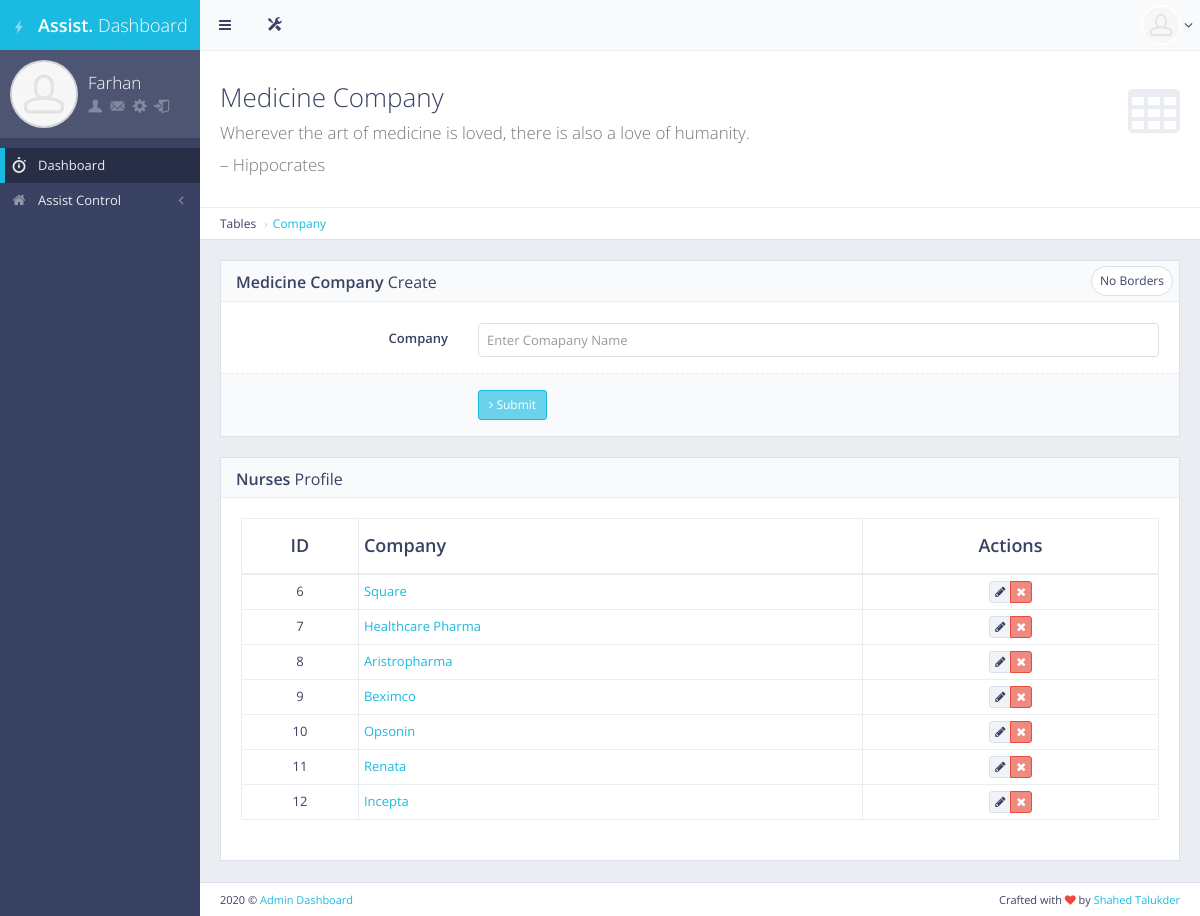
Page /company/ (signed in) on the earlier database version.
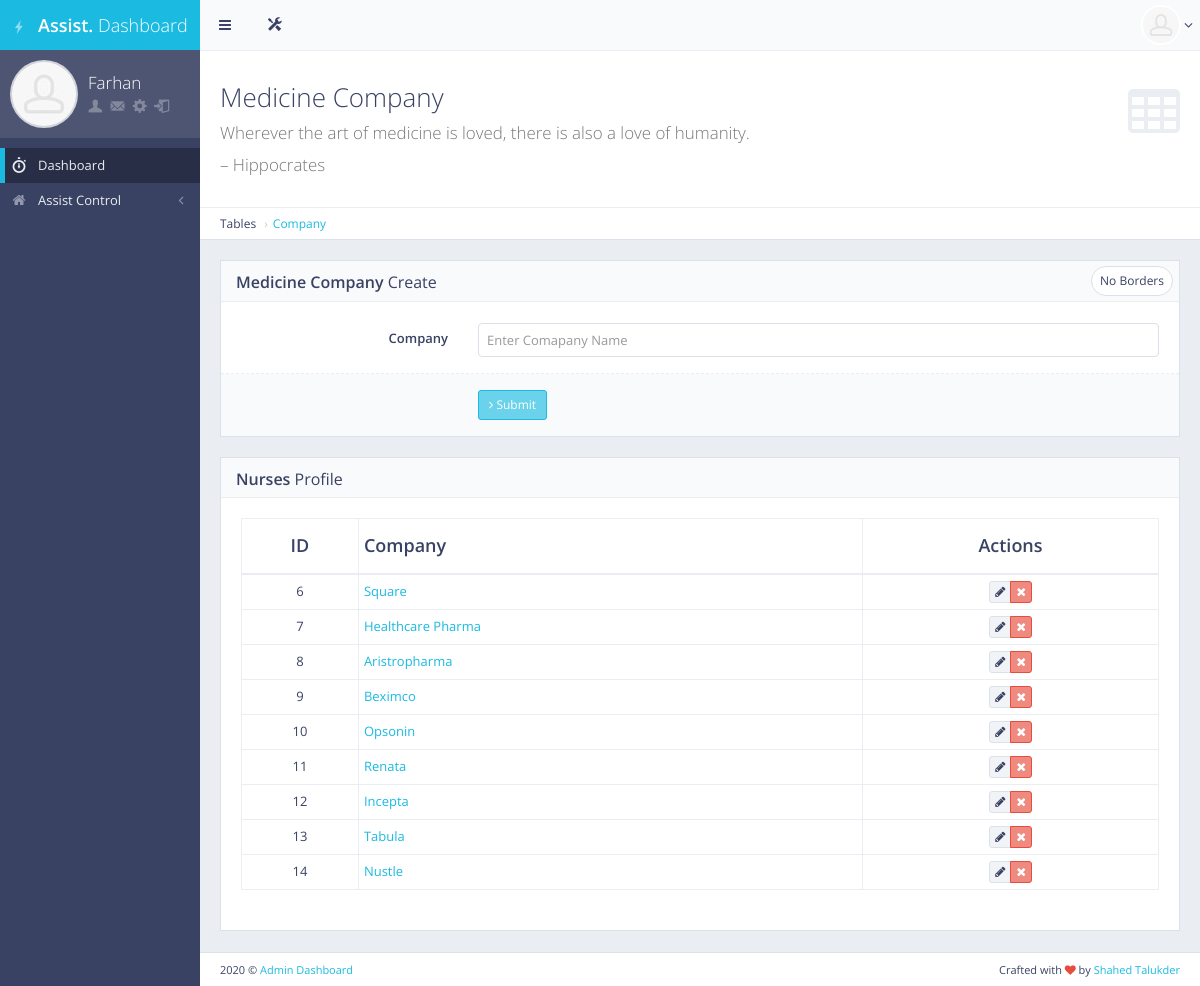
Same page on the later database version.
### main/models.py (models this page shows, shortened)
class MedicineCompany(models.Model):
    company_name = models.CharField(max_length=120,blank=True,null=True)
    class Meta:
        db_table = "medicine_company"

### frontend/views.py (the view)
# urls.py: path('company/', views.medicine_company_add, name="medicine_company_add"),
def medicine_company_add(request):
    if request.user.is_authenticated and request.user.is_assistant:
        cmp = MedicineCompany.objects.all()
        if request.method == 'POST':
            mcpy = MedicineCompany(
                company_name = request.POST.get('companyName')
            )
            mcpy.save()
            return redirect('/company')
        return render(request, 'front/add_medicine_company.html',{"title":"Add Medicine Companies","cmp":cmp})
    else:
        return redirect('/')

### frontend/templates/front/add_medicine_company.html (shortened to what this page needs)
{%extends 'front/base.html'%}
{%load static%}
{%block main_content%}
<div id="page-content">
    <div class="content-header">
        <div class="header-section">
            <h1>
                <i class="fa fa-table"></i>Medicine Company<br><small>Wherever the art of medicine is loved, there is also a love of humanity.</small><br/><small>– Hippocrates</small>
            </h1>
        </div>
    </div>
    <ul class="breadcrumb breadcrumb-top">
        <li>Tables</li>
        <li><a href="">Company</a></li>
    </ul>
    <div class="row">
        <div class="col-md-12">
            <div class="block">
                <div class="block-title">
                    <div class="block-options pull-right">
                        <a href="javascript:void(0)" class="btn btn-alt btn-sm btn-default toggle-bordered enable-tooltip" data-toggle="button" title="" data-original-title="Toggles .form-bordered class">No Borders</a>
                    </div>
                    <h2><strong>Medicine Company</strong> Create</h2>
                </div>
                <form method="POST" class="form-horizontal form-bordered">
                    <div class="form-group">
                        <label class="col-md-3 control-label">Company</label>
                        <div class="col-md-9">
                            <input class="form-control" name="companyName" id="username" placeholder="Enter Comapany Name" />
                        </div>
                    </div>
                    <div class="form-group form-actions">
                        <div class="col-md-9 col-md-offset-3">
                            <button type="submit" class="btn btn-sm btn-primary"><i class="fa fa-angle-right"></i> Submit</button>
                        </div>
                    </div>
                </form>
            </div>
        </div>
    </div>
    <div class="block full">
        <div class="block-title">
            <h2><strong>Nurses</strong> Profile</h2>
        </div>
        <div class="table-responsive">
            <table id="example-datatable" class="table table-vcenter table-condensed table-bordered">
                <thead>
                    <tr>
                        <th class="text-center">ID</th>
                        <th>Company</th>
                        <th class="text-center">Actions</th>
                    </tr>
                </thead>
                <tbody>
                    {%for i in cmp%}
                    <tr>
                        <td class="text-center">{{i.id}}</td>
                        <td><a href="javascript:void(0)">{{i.company_name | title}}</a></td>
                        <td class="text-center">
                            <div class="btn-group">
                                <a href="{% url 'edit_medicine_company' id=i.pk %}" data-toggle="tooltip" title="Edit" class="btn btn-xs btn-default"><i class="fa fa-pencil"></i></a>
                                <a href="{% url 'delete_medicine_company' id=i.pk %}" data-toggle="tooltip" title="Delete" class="btn btn-xs btn-danger"><i class="fa fa-times"></i></a>
                            </div>
                        </td>
                    </tr>
                    {%endfor%}
                </tbody>
            </table>
        </div>
    </div>
</div>
{%endblock main_content%}

Differences in the rows shown:
added MedicineCompany: id "13", company_name "Tabula"
added MedicineCompany: id "14", company_name "Nustle"
